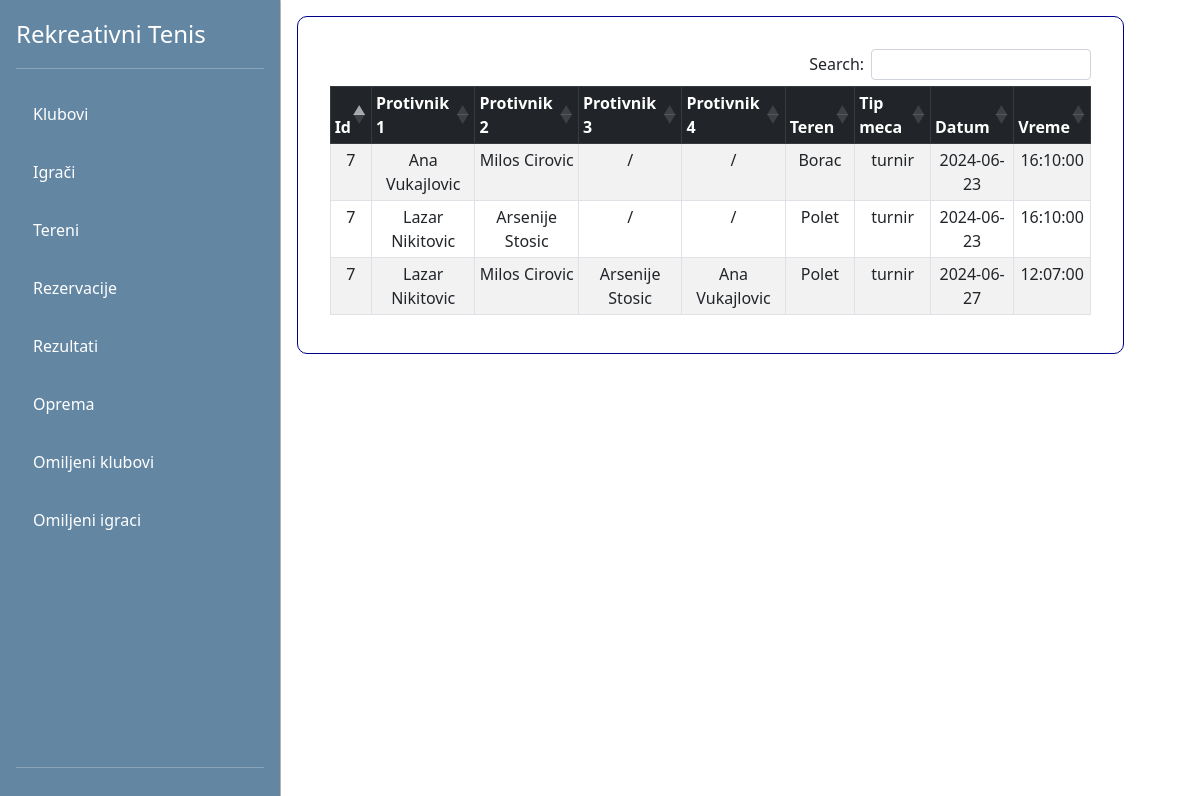
/view-gosti/reservations.php, run on the app's committed database.
### tables this page shows
CREATE TABLE `rezervacije` (
  `id` int(11) NOT NULL,
  `id_igraca1` int(11) NOT NULL,
  `id_igraca2` int(11) NOT NULL,
  `id_igraca3` int(11) DEFAULT NULL,
  `id_igraca4` int(11) DEFAULT NULL,
  `id_terena` int(11) NOT NULL,
  `id_meca` int(11) NOT NULL,
  `datum` date NOT NULL,
  `vreme` time NOT NULL
);

CREATE TABLE `mecevi` (
  `id` int(11) NOT NULL,
  `tip_meca` varchar(255) NOT NULL
);

CREATE TABLE `korisnici` (
  `id` int(11) NOT NULL,
  `ime` varchar(255) NOT NULL,
  `prezime` varchar(255) NOT NULL,
  `pol` varchar(50) DEFAULT NULL,
  `visina` int(11) DEFAULT NULL,
  `godine` int(11) DEFAULT NULL,
  `pobeda` int(11) DEFAULT NULL,
  `porazi` int(11) DEFAULT NULL,
  `naziv_kluba` varchar(255) DEFAULT NULL,
  `email` varchar(255) NOT NULL,
  `lozinka` varchar(255) NOT NULL,
  `profilna_slika` longblob DEFAULT NULL,
  `id_opreme` int(11) DEFAULT NULL,
  `id_uloge` int(11) NOT NULL
);

CREATE TABLE `tereni` (
  `id` int(11) NOT NULL,
  `naziv` varchar(255) NOT NULL,
  `lokacija` varchar(255) NOT NULL,
  `vrsta_podloge` varchar(255) NOT NULL,
  `kapacitet` int(11) NOT NULL,
  `id_kluba` int(11) NOT NULL,
  `zauzet` bit(1) NOT NULL
);

### config/DB.php (called while the page is built)
<?php
class DB{
    private static $factory;
    public static function createInstance($config = null)
    {
        $settings['dbname'] = 'rekreativnitenisdb';
        $settings['dbhost'] = '127.0.0.1';
        $settings['dbuser'] = 'root';
        $settings['dbpass'] = '';
        try{
            $dsn = 'mysql:dbname=' . $settings['dbname'] . ';host=' . $settings['dbhost'];
            $pdo = new PDO($dsn, $settings['dbuser'], $settings['dbpass'], array(PDO::MYSQL_ATTR_INIT_COMMAND => "SET NAMES utf8"));
            $pdo->setAttribute(PDO::ATTR_ERRMODE, PDO::ERRMODE_EXCEPTION);
            $pdo->setAttribute(PDO::ATTR_EMULATE_PREPARES, true);
            $pdo->setAttribute(PDO::ATTR_DEFAULT_FETCH_MODE, PDO::FETCH_ASSOC);
            self::$factory[$config] = $pdo;
            return self::$factory[$config];
        }
        catch (PDOException $e) {
            die ('Connection failed: ' . $e->getMessage());
        }
    }
}
?>

### DAO/RezervacijeDAO.php (called while the page is built, shortened)
<?php
require_once '../config/DB.php';
require_once '../DAO/TerenDAO.php';
class RezervacijeDAO
{
    private $db;
    public function __construct()
    {
        $this->db = DB::createInstance();
    }
    public function getAllRezervacije()
    {
        $sql = "SELECT r.id as 'id_r',r.*,t.*,m.* FROM rezervacije r join  tereni t ON r.id_terena=t.id JOIN mecevi m ON m.id = r.id_meca;";
        $statement = $this->db->prepare($sql);
        $statement->execute();
        $res = $statement->fetchAll();
        return $res;
    }
}

### DAO/KorisnikDAO.php (called while the page is built, shortened)
<?php
require_once '../config/DB.php';
require_once 'RezervacijeDAO.php';
class KorisnikDAO
{
    private $db;
    public function __construct()
    {
        $this->db = DB::createInstance();
    }
    public function getAllIgraciById($id)
    {
        $sql = "SELECT k.* FROM korisnici k INNER JOIN uloge u ON k.id_uloge = u.id WHERE u.naziv_uloge='igrac' and k.id=?";
        $statement = $this->db->prepare($sql);
        $statement->bindValue(1, $id);
        $statement->execute();
        $res = $statement->fetch();
        if ($res != false) return $res;
        return null;
    }
}

### DAO/TerenDAO.php (called while the page is built, shortened)
<?php
require_once '../config/DB.php';
require_once '../DAO/RezervacijeDAO.php';
class TerenDAO
{
    private $db;
    public function __construct()
    {
        $this->db = DB::createInstance();
    }
    public function getTereniById($id)
    {
        $statement = $this->db->prepare('SELECT * FROM tereni WHERE id=?');
        $statement->bindValue(1, $id);
        $statement->execute();
        $res = $statement->fetch();
        if ($res != null) {
            return $res;
        }
        return null;
    }
}

### DAO/MecDAO.php (called while the page is built, shortened)
<?php
require_once '../config/DB.php';
class MecDAO
{
    private $db;
    public function __construct()
    {
        $this->db = DB::createInstance();
    }
    public function getMeceviById($id)
    {
        $statement = $this->db->prepare('SELECT * FROM mecevi WHERE id=?');
        $statement->bindValue(1, $id);
        $statement->execute();
        $res = $statement->fetch();
        if ($res != null) {
            return $res;
        }
        return null;
    }
}

### view-gosti/reservations.php (the view, shortened to what this page needs)
<?php
require_once './partials/navigacija.php';
require_once '../DAO/RezervacijeDAO.php';
require_once '../model/Rezervacija.php';
require_once '../DAO/KorisnikDAO.php';
require_once '../DAO/TerenDAO.php';
require_once '../DAO/MecDAO.php';
$rezervacijaDAO = new RezervacijeDAO();
$rezervacije = $rezervacijaDAO->getAllRezervacije();
$korisnikDAO = new KorisnikDAO();
$terenDAO = new TerenDAO();
$meceviDAO = new MecDAO();
?>
<div class="container" style=" overflow:scroll; background-repeat: no-repeat; background-size: cover">
    <div class="row">
        <div class="container m-3" style="width: 90%; background-color: white; padding: 2rem; border: 1px solid darkblue; border-radius:10px">
            <table class="table table-bordered  text-center  table-striped  table-sm mt-3" cellspacing="0" style=" margin-left:auto;margin-right:auto" id="dtBasicExample">
                <thead class="table-dark sticky-top bg-white">
                    <tr>
                        <th class="th-sm">Id</th>
                        <th class="th-sm">Protivnik 1</th>
                        <th class="th-sm">Protivnik 2</th>
                        <th class="th-sm">Protivnik 3</th>
                        <th class="th-sm">Protivnik 4</th>
                        <th class="th-sm">Teren</th>
                        <th class="th-sm">Tip meca</th>
                        <th class="th-sm">Datum</th>
                        <th class="th-sm">Vreme</th>
                    </tr>
                </thead>
                <tbody>
                    <?php foreach ($rezervacije as $item) : ?>
                        <tr>
                            <td><?= $item['id'] ?></td>
                            <td>
                                <?php
                                $igraci = $korisnikDAO->getAllIgraciById($item['id_igraca1']);
                                if ($igraci != null)
                                    echo $igraci['ime'] . ' ' . $igraci['prezime'];
                                else
                                    echo '/';
                                ?>
                            </td>
                            <td>
                                <?php
                                $igraci = $korisnikDAO->getAllIgraciById($item['id_igraca2']);
                                if ($igraci != null)
                                    echo $igraci['ime'] . ' ' . $igraci['prezime'];
                                else
                                    echo '/';
                                ?>
                            </td>
                            <td>
                                <?php
                                $igraci = $korisnikDAO->getAllIgraciById($item['id_igraca3']);
                                if ($igraci != null)
                                    echo $igraci['ime'] . ' ' . $igraci['prezime'];
                                else
                                    echo '/';
                                ?>
                            </td>
                            <td>
                                <?php
                                $igraci = $korisnikDAO->getAllIgraciById($item['id_igraca4']);
                                if ($igraci != null)
                                    echo $igraci['ime'] . ' ' . $igraci['prezime'];
                                else
                                    echo '/';
                                ?>
                            </td>
                            <td>
                                <?php
                                $tereni = $terenDAO->getTereniById($item['id_terena']);
                                if ($tereni != null)
                                    echo $tereni['naziv'];
                                else
                                    echo '/';
                                ?>
                            </td>
                            <td> <?php
                                    $mecevi = $meceviDAO->getMeceviById($item['id_meca']);
                                    if ($mecevi != null)
                                        echo $mecevi['tip_meca'];
                                    else
                                        echo '/';
                                    ?> </td>
                            <td><?= $item['datum'] ?></td>
                            <td><?= $item['vreme'] ?></td>
                        </tr>
                    <?php endforeach; ?>
                </tbody>
            </table>
        </div>
        <?php
        require_once './partials/footer.php';
        ?>

### view-gosti/css/style.css (style rules this page uses)
.container { max-width: 100%; max-height: 100%; }

### data on the page
rezervacije: mecevi.id "7", korisnici.ime "Ana", korisnici.prezime "Vukajlovic", korisnici.ime "Milos", korisnici.prezime "Cirovic", tereni.naziv "Borac", mecevi.tip_meca "turnir", datum "2024-06-23", vreme "16:10:00"
rezervacije: mecevi.id "7", korisnici.ime "Lazar", korisnici.prezime "Nikitovic", korisnici.ime "Arsenije", korisnici.prezime "Stosic", tereni.naziv "Polet", mecevi.tip_meca "turnir", datum "2024-06-23", vreme "16:10:00"
rezervacije: mecevi.id "7", korisnici.ime "Lazar", korisnici.prezime "Nikitovic", korisnici.ime "Milos", korisnici.prezime "Cirovic", korisnici.ime "Arsenije", korisnici.prezime "Stosic", korisnici.ime "Ana", korisnici.prezime "Vukajlovic", tereni.naziv "Polet", mecevi.tip_meca "turnir", datum "2024-06-27", vreme "12:07:00"
